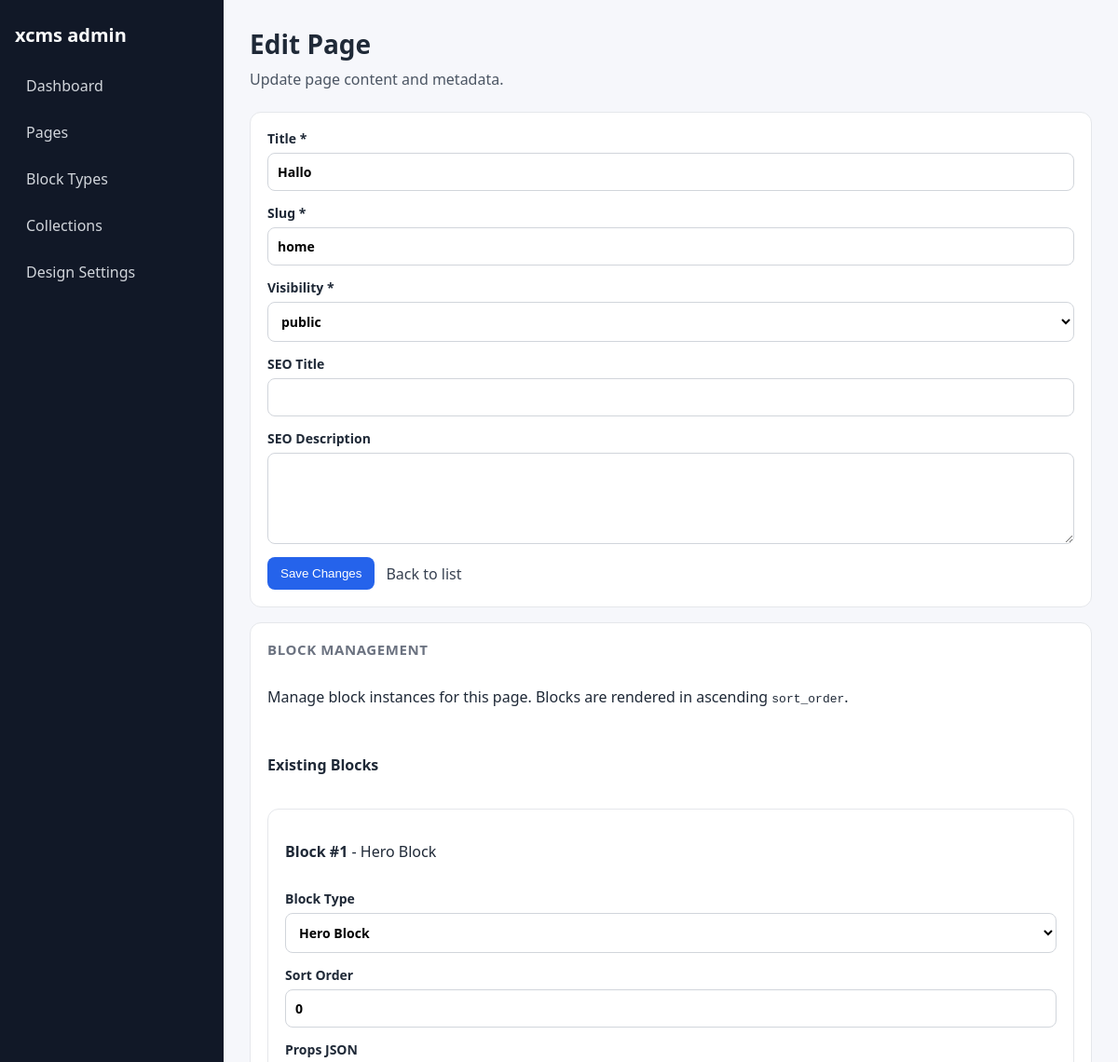
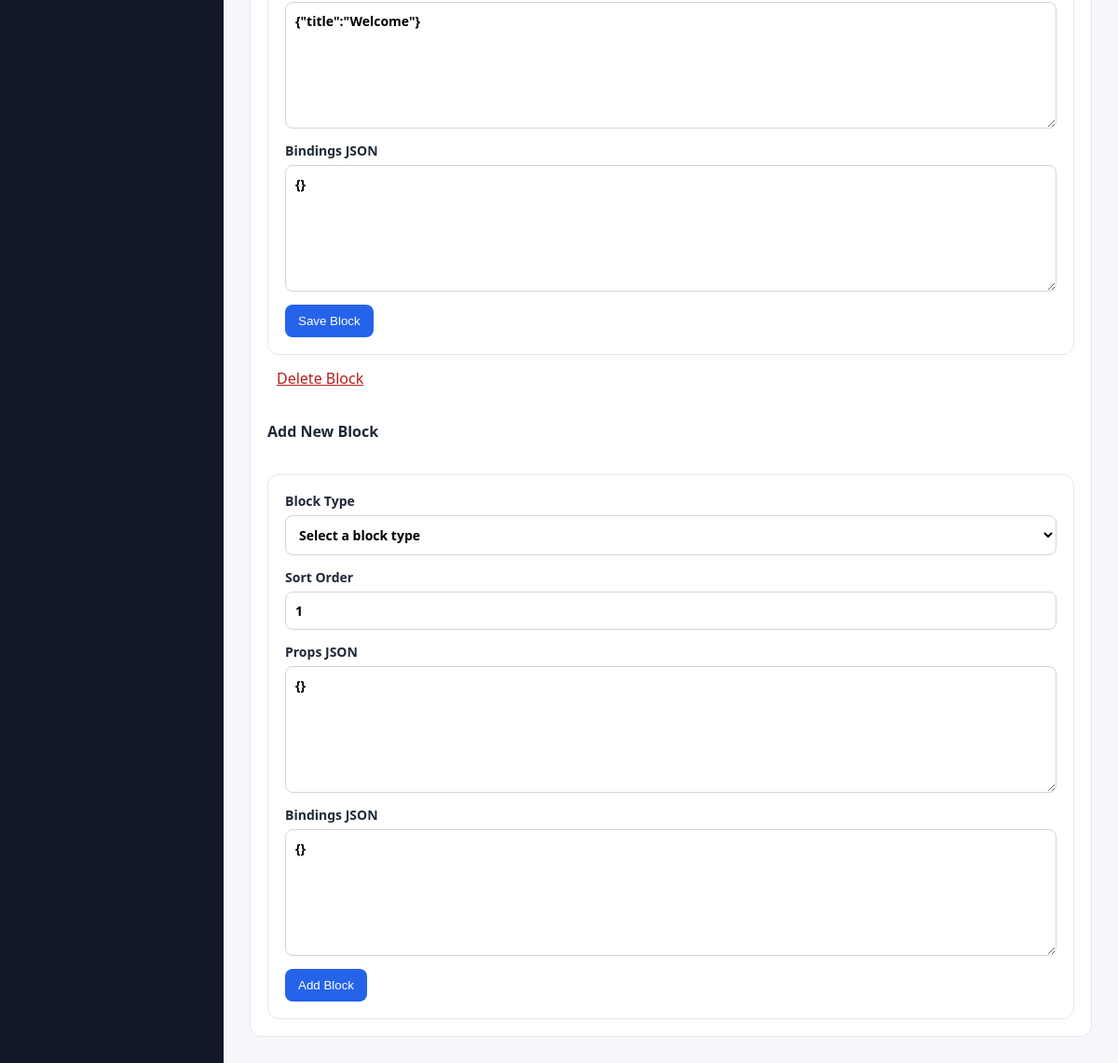
Page /admin/pages/1/edit on the earlier database version (2 pictures, top to bottom).
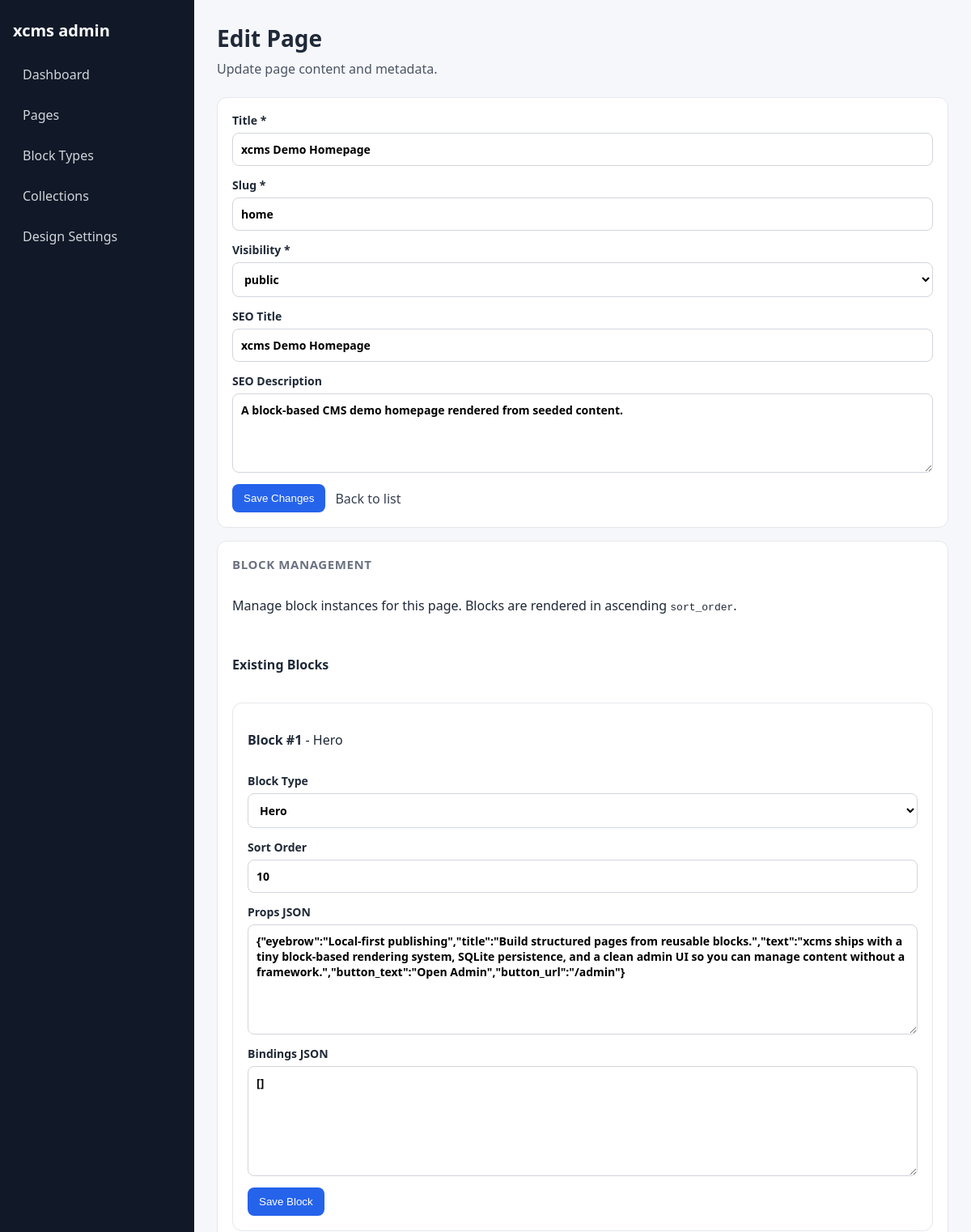
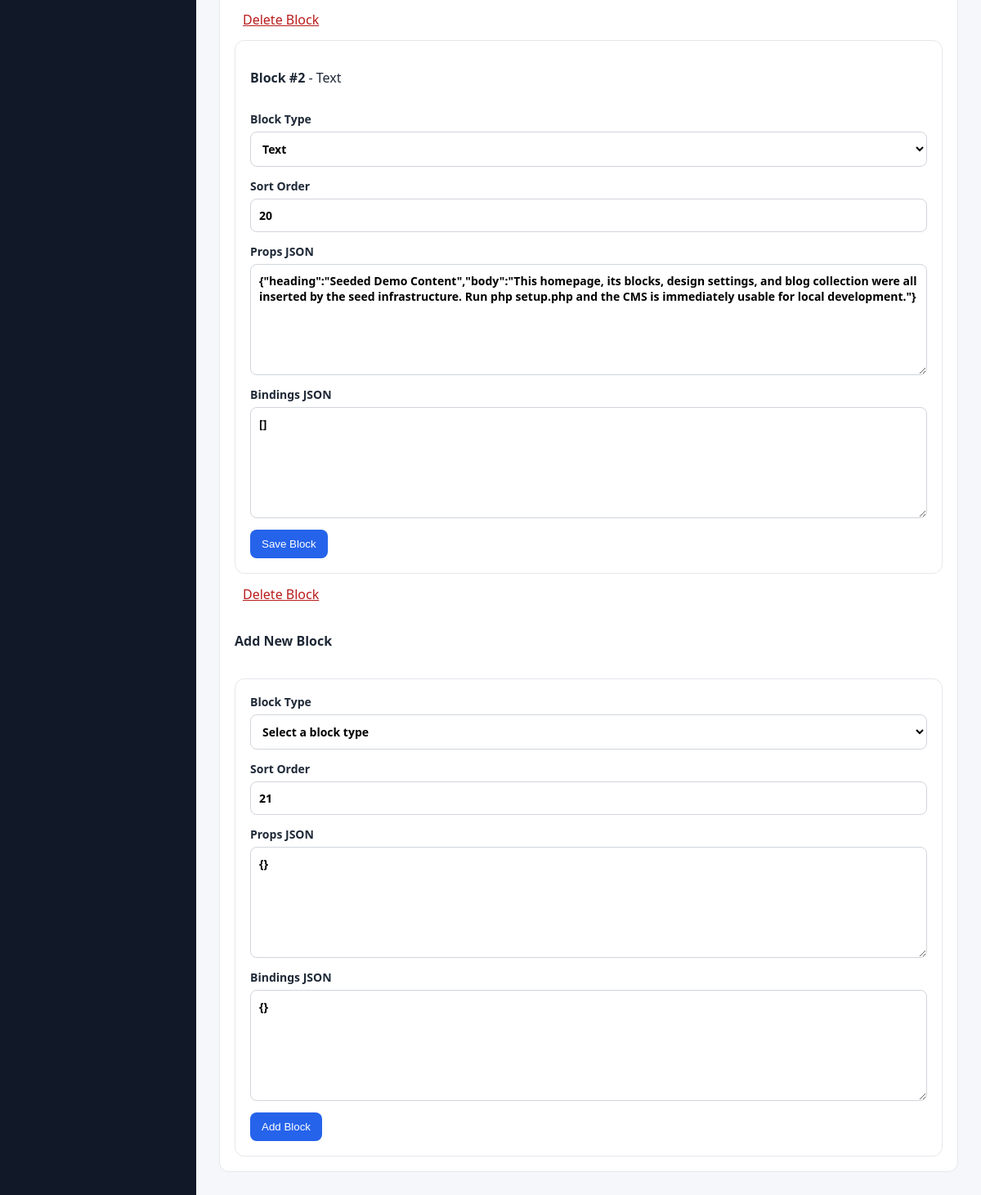
Same page on the later database version (2 pictures, top to bottom).
### tables this page shows
CREATE TABLE pages (
    id INTEGER PRIMARY KEY AUTOINCREMENT,
    slug TEXT NOT NULL,
    title TEXT NOT NULL,
    description TEXT,
    visibility TEXT NOT NULL DEFAULT 'draft' CHECK (visibility IN ('public', 'private', 'draft')),
    seo_title TEXT,
    seo_description TEXT,
    created_at TEXT NOT NULL,
    updated_at TEXT NOT NULL
);

CREATE TABLE page_blocks (
    id INTEGER PRIMARY KEY AUTOINCREMENT,
    page_id INTEGER NOT NULL,
    block_type_id INTEGER NOT NULL,
    sort_order INTEGER NOT NULL DEFAULT 0,
    props_json TEXT NOT NULL DEFAULT '{}',
    bindings_json TEXT NOT NULL DEFAULT '{}',
    created_at TEXT NOT NULL,
    updated_at TEXT NOT NULL,
    FOREIGN KEY (page_id) REFERENCES pages (id) ON DELETE CASCADE,
    FOREIGN KEY (block_type_id) REFERENCES block_types (id) ON DELETE RESTRICT
);

CREATE TABLE block_types (
    id INTEGER PRIMARY KEY AUTOINCREMENT,
    name TEXT NOT NULL,
    key TEXT NOT NULL,
    description TEXT,
    html_template TEXT NOT NULL,
    css_template TEXT,
    js_template TEXT,
    created_at TEXT NOT NULL,
    updated_at TEXT NOT NULL
);

### app/Core/View.php (called while the page is built, shortened)
<?php
class View
{
    private string $basePath;
    public function __construct()
    {
        $this->basePath = BASE_PATH . '/app/Views';
    }
    public function render(string $view, array $data = []): string
    {
        $path = $this->basePath . '/' . $view . '.php';
        extract($data, EXTR_SKIP);
        require $path;
        return ob_get_clean();
    }
}

### app/Core/Controller.php (called while the page is built, shortened)
<?php
abstract class Controller
{
    public function __construct(Request $request, Response $response)
    {
        $this->request = $request;
    }
    protected function render(string $view, array $data = [], string $layout = 'main'): void
    {
        $viewEngine = new View();
        $content = $viewEngine->render($view, $data);
    }
}

### app/Controllers/Admin/PageAdminController.php (called while the page is built, shortened)
<?php
class PageAdminController extends Controller
{
    private PageRepository $pageRepository;
    private PageBlockRepository $pageBlockRepository;
    private BlockTypeRepository $blockTypeRepository;
    public function __construct(\App\Core\Request $request, \App\Core\Response $response)
    {
        $this->pageRepository = new PageRepository();
        $this->pageBlockRepository = new PageBlockRepository();
        $this->blockTypeRepository = new BlockTypeRepository();
    }
    public function edit(): void
    {
        $id = (int) $this->request->getParam('id', 0);
        $page = $this->pageRepository->find($id);
        $this->renderEditPage(
            $page,
            [
                'title' => $page->title,
                'slug' => $page->slug,
                'visibility' => $page->visibility,
                'seo_title' => $page->seo_title ?? '',
                'seo_description' => $page->seo_description ?? '',
            ],
            [],
            $this->readFlashFromQuery()
        );
    }
    private function renderEditPage(
        Page $page,
        array $form,
        array $errors,
        ?array $flash = null,
        array $blockErrors = [],
        array $newBlockForm = []
    ): void {
        $pageBlocks = $this->pageBlockRepository->findByPageIdOrdered((int) $page->id);
        $blockTypes = $this->blockTypeRepository->getAllByName();
        $blockTypeMap = [];
        foreach ($blockTypes as $blockType) {
            $blockTypeMap[(int) $blockType->id] = $blockType;
        }
        $this->render('admin/pages/edit', [
            'pageTitle' => 'Edit Page',
            'page' => $page,
            'form' => $form,
            'errors' => $errors,
            'flash' => $flash,
            'pageBlocks' => $pageBlocks,
            'blockTypes' => $blockTypes,
            'blockTypeMap' => $blockTypeMap,
            'blockErrors' => $blockErrors,
            'newBlockForm' => $newBlockForm !== [] ? $newBlockForm : [
                'block_type_id' => '',
                'sort_order' => (string) ($this->pageBlockRepository->getMaxSortOrderForPage((int) $page->id) + 1),
                'props_json' => '{}',
                'bindings_json' => '{}',
            ],
        ], 'admin');
    }
    private function readFlashFromQuery(): ?array
    {
        return null;
    }
}

### public/index.php (called while the page is built, shortened)
<?php
try {
    $request = new Request();
    $response = new Response();
    $router = new Router();
    $routes = require dirname(__DIR__) . '/routes.php';
    foreach ($routes as $path => $handler) {
        $router->get($path, $handler);
        $router->post($path, $handler);
    }
    $router->setSlugFallback('PageController', 'show');
    $router->dispatch($request, $response);
} catch (\Exception $e) {
    http_response_code(500);
    echo '<h1>Error</h1>';
    echo '<p>' . htmlspecialchars($e->getMessage()) . '</p>';
    if (getenv('APP_DEBUG')) {
        echo '<pre>' . htmlspecialchars($e->getTraceAsString()) . '</pre>';
    }
}

### app/Repositories/BaseRepository.php (called while the page is built, shortened)
<?php
abstract class BaseRepository
{
    protected string $table;
    protected PDO $db;
    public function __construct()
    {
        $this->db = Database::connection();
    }
    protected function hydrate(array $row): object
    {
        return new $this->modelClass($row);
    }
    protected function hydrateAll(array $rows): array
    {
        return array_map($this->hydrate(...), $rows);
    }
    public function find(int $id): ?object
    {
        $stmt = $this->db->prepare("SELECT * FROM {$this->table} WHERE id = ?");
        $stmt->execute([$id]);
        $row = $stmt->fetch(PDO::FETCH_ASSOC);
        return $row ? $this->hydrate($row) : null;
    }
}

### app/Core/Database.php (called while the page is built, shortened)
<?php
class Database
{
    private static ?PDO $instance = null;
    public static function initialize(string $dbPath): void
    {
        try {
            self::$instance = new PDO(
                'sqlite:' . $dbPath,
                null,
                null,
                [
                    PDO::ATTR_ERRMODE => PDO::ERRMODE_EXCEPTION,
                    PDO::ATTR_DEFAULT_FETCH_MODE => PDO::FETCH_ASSOC,
                ]
            );
        } catch (\PDOException $e) {
            throw new \RuntimeException('Database connection failed: ' . $e->getMessage());
        }
    }
    public static function connection(): PDO
    {
        return self::$instance;
    }
}

### app/Core/Autoloader.php (called while the page is built, shortened)
<?php
class Autoloader
{
    private static string $basePath;
    public static function register(string $basePath): void
    {
        self::$basePath = $basePath;
    }
    public static function load(string $class): void
    {
        $path = self::$basePath . '/app/' . str_replace('\\', '/', substr($class, 4)) . '.php';
    }
}

### app/Core/Request.php (called while the page is built, shortened)
<?php
class Request
{
    private array $params = [];
    public function getParam(string $key, mixed $default = null): mixed
    {
        return $this->params[$key] ?? $default;
    }
    public function setParams(array $params): void
    {
        $this->params = $params;
    }
}

### app/Repositories/PageBlockRepository.php (called while the page is built, shortened)
<?php
class PageBlockRepository extends BaseRepository
{
    protected string $table = 'page_blocks';
    public function findByPageIdOrdered(int $pageId): array
    {
        $stmt = $this->db->prepare("SELECT * FROM {$this->table} WHERE page_id = ? ORDER BY sort_order ASC");
        $stmt->execute([$pageId]);
        return $this->hydrateAll($stmt->fetchAll(\PDO::FETCH_ASSOC));
    }
}

### app/Models/PageBlock.php (called while the page is built, shortened)
<?php
class PageBlock
{
    public function fromArray(array $data): self
    {
        return $this;
    }
}

### app/Repositories/BlockTypeRepository.php (called while the page is built, shortened)
<?php
class BlockTypeRepository extends BaseRepository
{
    protected string $table = 'block_types';
    public function getAllByName(): array
    {
        $stmt = $this->db->query("SELECT * FROM {$this->table} ORDER BY name ASC");
        return $this->hydrateAll($stmt->fetchAll(\PDO::FETCH_ASSOC));
    }
}

### app/Models/BlockType.php (called while the page is built, shortened)
<?php
class BlockType
{
    public function fromArray(array $data): self
    {
        return $this;
    }
}

### app/Views/admin/pages/edit.php (the view, shortened to what the changed rows need)
<section class="admin-page-header">
    <h2>Edit Page</h2>
</section>
<section class="admin-grid">
    <form method="post" action="/admin/pages/<?= (int) $page->id ?>/edit" class="stat-card admin-form">
        <label>
            Title *
            <input type="text" name="title" value="<?= htmlspecialchars((string) ($form['title'] ?? ''), ENT_QUOTES | ENT_SUBSTITUTE, 'UTF-8') ?>" required>
        </label>
        <label>
            Slug *
            <input type="text" name="slug" value="<?= htmlspecialchars((string) ($form['slug'] ?? ''), ENT_QUOTES | ENT_SUBSTITUTE, 'UTF-8') ?>" required>
        </label>
        <label>
            Visibility *
            <select name="visibility" required>
                <?php $visibility = (string) ($form['visibility'] ?? 'draft'); ?>
                <option value="public" <?= $visibility === 'public' ? 'selected' : '' ?>>public</option>
            </select>
        </label>
        <label>
            SEO Title
            <input type="text" name="seo_title" value="<?= htmlspecialchars((string) ($form['seo_title'] ?? ''), ENT_QUOTES | ENT_SUBSTITUTE, 'UTF-8') ?>">
        </label>
        <label>
            SEO Description
            <textarea name="seo_description" rows="4"><?= htmlspecialchars((string) ($form['seo_description'] ?? ''), ENT_QUOTES | ENT_SUBSTITUTE, 'UTF-8') ?></textarea>
        </label>
    </form>
    <section class="stat-card admin-form">
        <?php if (empty($pageBlocks)): ?>
            <p>No blocks added yet.</p>
        <?php else: ?>
            <?php foreach ($pageBlocks as $pageBlock): ?>
                <?php
                $blockType = $blockTypeMap[(int) $pageBlock->block_type_id] ?? null;
                ?>
                <form method="post" action="/admin/pages/<?= (int) $page->id ?>/edit" class="stat-card admin-form">
                    <p>
                        <strong>Block #<?= (int) $pageBlock->id ?></strong>
                        <?php if ($blockType !== null): ?>
                            <span> - <?= htmlspecialchars((string) $blockType->name, ENT_QUOTES | ENT_SUBSTITUTE, 'UTF-8') ?></span>
                        <?php endif; ?>
                    </p>
                    <label>
                        Block Type
                        <select name="block_type_id" required>
                            <?php foreach ($blockTypes as $type): ?>
                                <option value="<?= (int) $type->id ?>" <?= (int) $type->id === (int) $pageBlock->block_type_id ? 'selected' : '' ?>>
                                    <?= htmlspecialchars((string) $type->name, ENT_QUOTES | ENT_SUBSTITUTE, 'UTF-8') ?>
                                </option>
                            <?php endforeach; ?>
                        </select>
                    </label>
                    <label>
                        Sort Order
                        <input type="number" name="sort_order" value="<?= (int) $pageBlock->sort_order ?>" required>
                    </label>
                    <label>
                        Props JSON
                        <textarea name="props_json" rows="6"><?= htmlspecialchars((string) $pageBlock->props_json, ENT_QUOTES | ENT_SUBSTITUTE, 'UTF-8') ?></textarea>
                    </label>
                    <label>
                        Bindings JSON
                        <textarea name="bindings_json" rows="6"><?= htmlspecialchars((string) $pageBlock->bindings_json, ENT_QUOTES | ENT_SUBSTITUTE, 'UTF-8') ?></textarea>
                    </label>
                    <div class="form-actions">
                        <button type="submit">Save Block</button>
                    </div>
                </form>
                <form method="post" action="/admin/pages/<?= (int) $page->id ?>/edit" class="inline-form" onsubmit="return confirm('Delete this block instance?');">
                    <button type="submit" class="link-button">Delete Block</button>
                </form>
            <?php endforeach; ?>
        <?php endif; ?>
        <form method="post" action="/admin/pages/<?= (int) $page->id ?>/edit" class="stat-card admin-form">
            <label>
                Sort Order
                <input type="number" name="sort_order" value="<?= htmlspecialchars((string) ($newBlockForm['sort_order'] ?? '0'), ENT_QUOTES | ENT_SUBSTITUTE, 'UTF-8') ?>" required>
            </label>
            <label>
                Props JSON
                <textarea name="props_json" rows="6"><?= htmlspecialchars((string) ($newBlockForm['props_json'] ?? '{}'), ENT_QUOTES | ENT_SUBSTITUTE, 'UTF-8') ?></textarea>
            </label>
            <label>
                Bindings JSON
                <textarea name="bindings_json" rows="6"><?= htmlspecialchars((string) ($newBlockForm['bindings_json'] ?? '{}'), ENT_QUOTES | ENT_SUBSTITUTE, 'UTF-8') ?></textarea>
            </label>
        </form>
    </section>
</section>

Differences in the rows shown:
changed pages "home": title "Hallo" → "xcms Demo Homepage"; seo_title (not shown) → "xcms Demo Homepage"; seo_description (not shown) → "A block-based CMS demo homepage rendered from seeded content."
changed page_blocks id 1: block_type.name "Hero Block" → "Hero"; block_type_id "Hero Block" → "Hero"; sort_order "0" → "10"; props_json "{\"title\":\"Welcome\"}" → "{\"eyebrow\":\"Local-first publishing\",\"title\":\"Build structured pages from reusable blocks.\",\"text\":\"xcms ships with a tiny block-based rendering system, SQLite persistence, and a clean admin UI so you can manage content without a framework.\",\"button_text\":\"Open Admin\",\"button_url\":\"/admin\"}"; bindings_json "{}" → "[]"; props_json "{}" → (not shown); bindings_json "{}" → (not shown)
now on this page (row edited): page_blocks: id "2", block_type.name "Text", block_type_id "Text", sort_order "20", props_json "{\"heading\":\"Seeded Demo Content\",\"body\":\"This homepage, its blocks, design settings, and blog collection were all inserted by the seed infrastructure. Run php setup.php and the CMS is immediately usable for local development.\"}", bindings_json "[]"
Other differences:
form field sort_order: "1" → "21"
form field props_json: (not shown) → "{}"
form field bindings_json: (not shown) → "{}"
